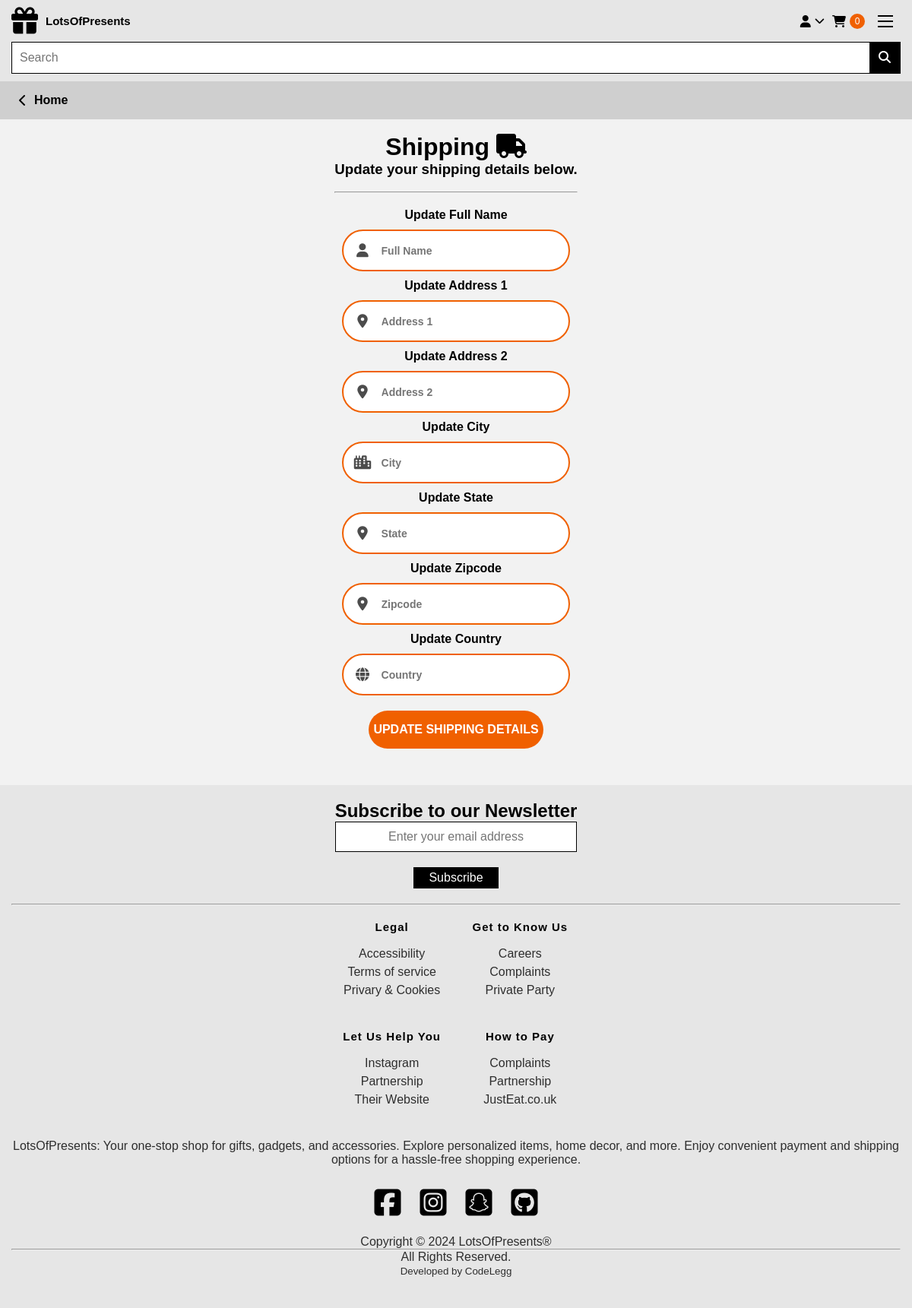
Before: /update_info/ (signed in) with the older database file.
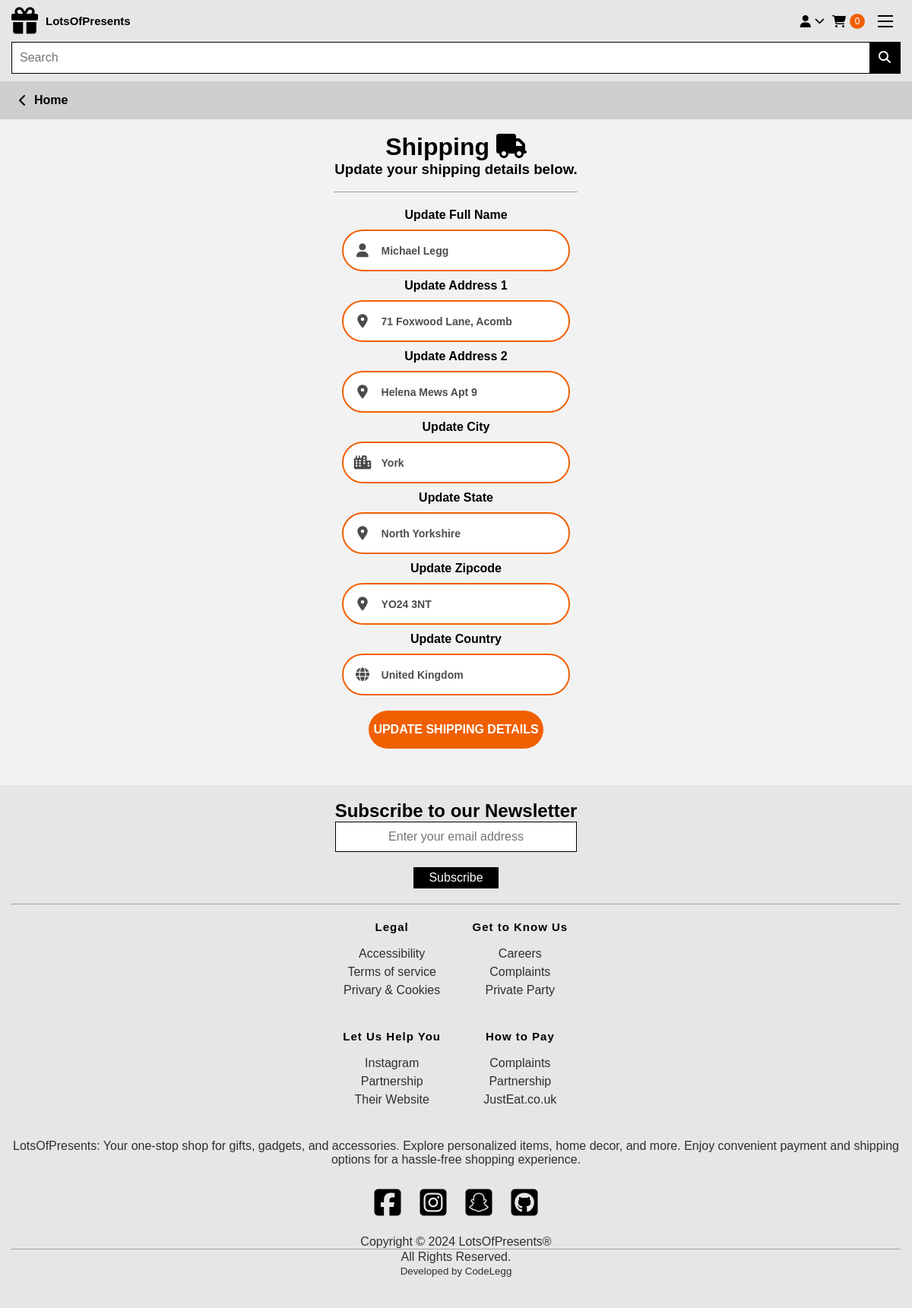
After: the same page with the newer database file.
### payment/models.py (models this page shows, shortened)
class ShippingAddress(models.Model):
    user = models.ForeignKey(User, on_delete=models.CASCADE, null=True, blank=True)
    shipping_full_name = models.CharField(max_length=255)
    shipping_email = models.CharField(max_length=255, default="example@example.com")
    shipping_address1 = models.CharField(max_length=255)
    shipping_address2 = models.CharField(max_length=255, null=True, blank=True)
    shipping_city = models.CharField(max_length=255)
    shipping_state = models.CharField(max_length=255, null=True, blank=True)
    shipping_zipcode = models.CharField(max_length=255, null=True, blank=True)
    shipping_country = models.CharField(max_length=255)
    class Meta:
        verbose_name_plural = "Shipping Address"

### store/views.py (the view)
# urls.py: path("update_info/", views.update_info, name="update_info"),
@login_required
def update_info(request):
    try:
        shipping_user = ShippingAddress.objects.get(user=request.user)
    except ShippingAddress.DoesNotExist:
        shipping_user = ShippingAddress(user=request.user)
    if request.method == "POST":
        form = ShippingForm(request.POST, instance=shipping_user)
        if form.is_valid():
            form.save()
            messages.success(request, "Shipping details updated successfully.")
            return redirect("update_info")  # Redirect to the same page or another view
    else:
        form = ShippingForm(instance=shipping_user)
    return render(request, "update_info.html", {"form": form})

### cart/cart.py (called while the page is built)
    def __len__(self):
        return len(self.cart)

### cart/context_proccessors.py (called while the page is built)
def cart(request):
    return {'cart': Cart(request)}

### store/templates/update_info.html (shortened to what this page needs)
{% extends 'base.html' %}
{% block breadcrumbs %}
<li>
    <a class="nav-title breadcrumb hdgbread" href="{% url 'home' %}">
        <i class="fa fa-chevron-left"></i>
        Home
    </a>
</li>
{% endblock %}
{% block content %}
<div class="auth-account-container">
    <div class="auth-account">
        <div class="signin-signup no-padding">
            <br>
            <h1 class="account-title">Shipping <i class="fa-solid fa-truck"></i></h1>
            <h3>Update your shipping details below.</h3>
            <br>
            <hr>
            <form method="POST" action="{% url 'update_info' %}" class="sign-up-form">
                <h4>Update Full Name</h4>
                <div class="input-field">
                    <i class="fas fa-user"></i>
                    {{ form.shipping_full_name }}
                </div>
                <h4>Update Address 1</h4>
                <div class="input-field">
                    <i class="fas fa-map-marker-alt"></i>
                    {{ form.shipping_address1 }}
                </div>
                <h4>Update Address 2</h4>
                <div class="input-field">
                    <i class="fas fa-map-marker-alt"></i>
                    {{ form.shipping_address2 }}
                </div>
                <h4>Update City</h4>
                <div class="input-field">
                    <i class="fas fa-city"></i>
                    {{ form.shipping_city }}
                </div>
                <h4>Update State</h4>
                <div class="input-field">
                    <i class="fas fa-map-marker-alt"></i>
                    {{ form.shipping_state }}
                </div>
                <h4>Update Zipcode</h4>
                <div class="input-field">
                    <i class="fas fa-map-marker-alt"></i>
                    {{ form.shipping_zipcode }}
                </div>
                <h4>Update Country</h4>
                <div class="input-field">
                    <i class="fas fa-globe"></i>
                    {{ form.shipping_country }}
                </div>
                <input type="submit" name="update_info" value="Update Shipping Details" class="btn larger">
            </form>
            <br>
        </div>
    </div>
</div>
{% endblock %}

Changed rows visible on the page:
added ShippingAddress: shipping_full_name "Michael Legg", shipping_address1 "71 Foxwood Lane, Acomb", shipping_address2 "Helena Mews Apt 9", shipping_city "York", shipping_state "North Yorkshire", shipping_zipcode "YO24 3NT", shipping_country "United Kingdom"
